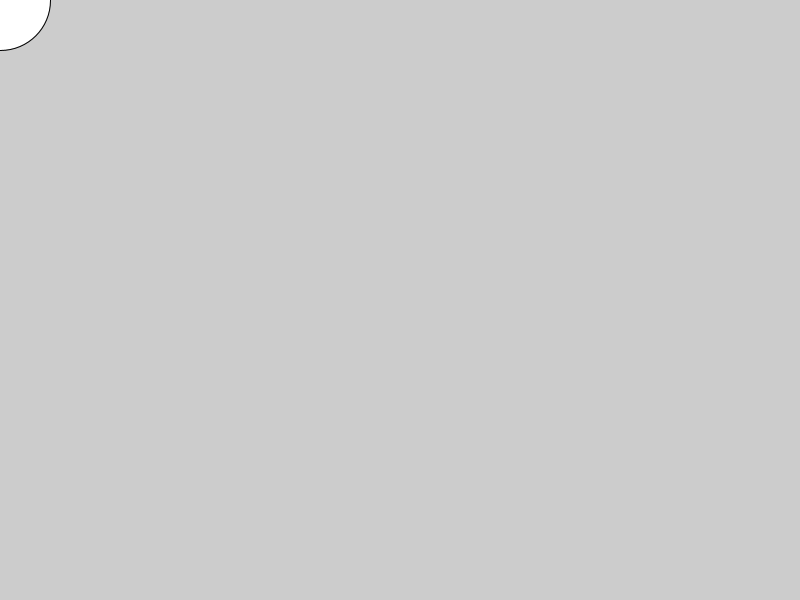
Frame 1 (no input)
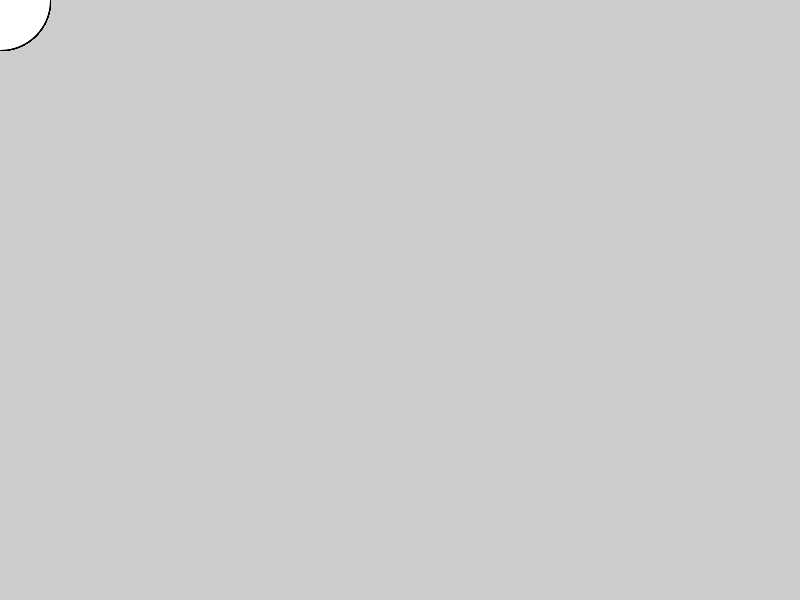
Frame 60 (the mouse pressed at the canvas centre just before this capture)
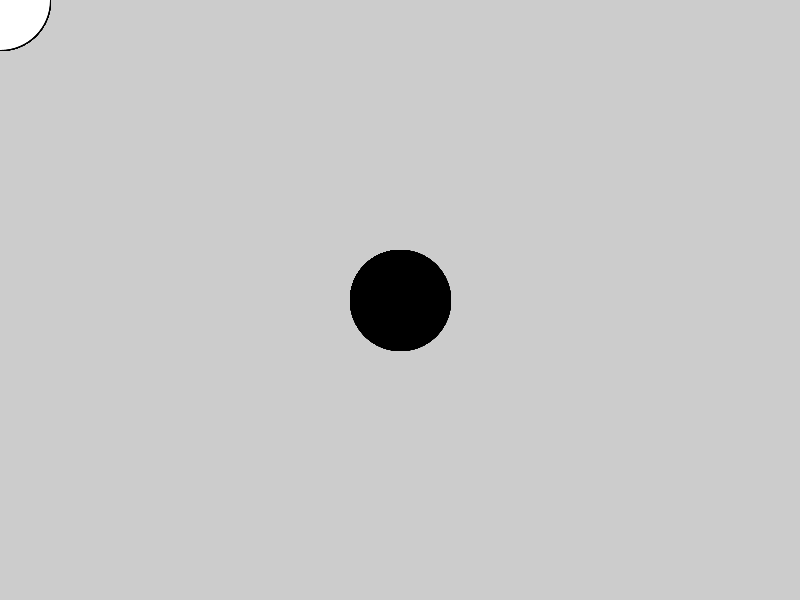
Frame 120 (the mouse held since frame 60 and released just before this capture)

The Processing sketch that drew these frames (run headless with seeded random() and noise(); from frame 60 on, the mouse is pressed at the canvas centre):

// Processing sketch: draw_ellipse_on_cursor
// ── draw_ellipse_on_cursor.pde
/* 
Descrição: Desenha uma elipse onde o cursor do mouse está posicionado.
*/

void setup() {
  size(800, 600);
}

void draw() {
  if(mousePressed) {
    fill(0);
  }
  else {
    fill(255);
  }
  ellipse(mouseX, mouseY, 100, 100);
}
